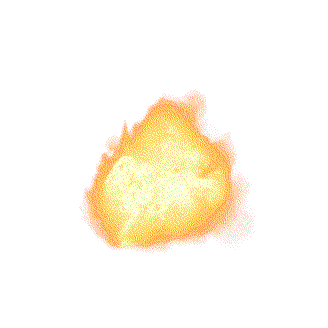
#> input picture assets/explosion/frame_000.png, 328 x 328 px; its folder holds only this picture in this run
$ python -i convert.py   (imports and definitions only)
#> lines starting #> are read from the running program, lines starting #| are printed output that depends on the picture
"""Turn an animated GIF / WebP / APNG into the PNG sequence memeify plays.

    python -m memeify.convert explosion.gif            # -> assets/explosion/
    python -m memeify.convert boom.webp --out other/ --replace

Frames with real transparency keep it. Frames shot on black (most explosion
clips) are luma-keyed, so black becomes see-through. The clip's frame rate is
saved to fps.txt so it plays back at its original speed.
"""

from __future__ import annotations

import argparse
import statistics
import sys
from pathlib import Path

import cv2
import numpy as np

from .config import PROJECT_DIR
from .effects import FPS_FILE, luma_key

DEFAULT_FRAME_MS = 100  # GIF frames with no duration usually play at 10 fps


def read_animation(path: Path) -> tuple[list[np.ndarray], float]:
    """All frames as BGRA, plus the playback rate in fps."""
    from PIL import Image, ImageSequence

    with Image.open(path) as im:
#> im is the input picture: PIL image 328x328 RGBA; mean R, G, B, A 44.2, 33.7, 17.7, 34.1
        frames, durations = [], []
        for frame in ImageSequence.Iterator(im):
            durations.append(frame.info.get("duration") or None)
            rgba = np.array(frame.convert("RGBA"))
            bgr = cv2.cvtColor(rgba[..., :3], cv2.COLOR_RGB2BGR)
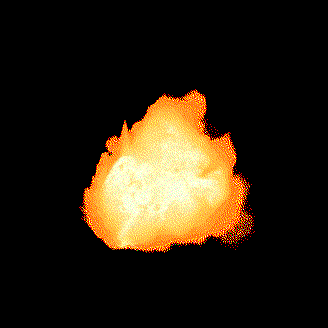
#> bgr: shape (328, 328, 3); mean B, G, R 17.7, 33.7, 44.2
            if rgba[..., 3].min() < 255:  # the file has its own transparency
                frames.append(np.dstack([bgr, rgba[..., 3]]))
            else:
                frames.append(luma_key(bgr))
    known = [d for d in durations if d]
#> known = []
    frame_ms = statistics.median(known) if known else DEFAULT_FRAME_MS
#> frame_ms = 100
    return frames, 1000 / frame_ms


def convert(src: Path, out: Path, replace: bool = False) -> tuple[int, float]:
    frames, fps = read_animation(src)
#> frames = 1 item; fps = 10
    if not frames:
        raise ValueError(f"{src} has no frames")
    out.mkdir(parents=True, exist_ok=True)
    existing = list(out.glob("*.png"))
    if existing and not replace:
        raise FileExistsError(f"{out} already has {len(existing)} PNGs; pass --replace to overwrite them")
    for old in existing:
        old.unlink()
    for i, frame in enumerate(frames):
        cv2.imwrite(str(out / f"frame_{i:03d}.png"), frame)
    (out / FPS_FILE).write_text(f"{fps:g}\n", encoding="utf-8")
    return len(frames), fps


def main(argv=None) -> int:
    ap = argparse.ArgumentParser(prog="python -m memeify.convert", description=__doc__.split("\n\n")[0])
    ap.add_argument("source", type=Path, help="animated .gif, .webp or .png")
    ap.add_argument("--out", type=Path, default=PROJECT_DIR / "assets" / "explosion",
                    help="folder for the PNG frames (default: assets/explosion)")
    ap.add_argument("--replace", action="store_true", help="delete PNGs already in the output folder")
    args = ap.parse_args(argv)
    try:
        count, fps = convert(args.source, args.out, args.replace)
    except (OSError, ValueError) as e:
        print(f"convert: {e}", file=sys.stderr)
        return 1
    print(f"wrote {count} frames at {fps:g} fps to {args.out}")
    return 0


# [2 lines not run here, left out]

>>> result = main()

$ run again, on assets/explosion/frame_001.png
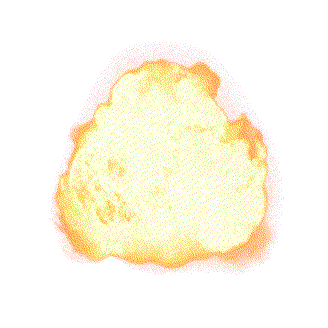
#> input picture assets/explosion/frame_001.png, 328 x 328 px
#> in read_animation, im is the input picture: PIL image 328x328 RGBA; mean R, G, B, A 89.8, 78.8, 59.4, 78.6
#> in read_animation, `bgr = cv2.cvtColor(rgba[..., :3], cv2.COLOR_RGB2BGR)`:
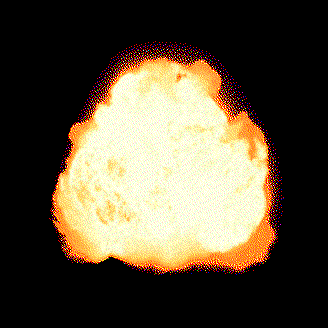
#> bgr: shape (328, 328, 3); mean B, G, R 59.4, 78.8, 89.8
#> known = []
#> frame_ms = 100
#> frames = 1 item; fps = 10

$ run again, on assets/explosion/frame_002.png
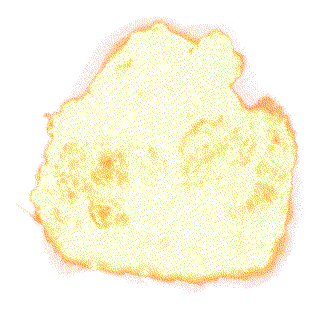
#> input picture assets/explosion/frame_002.png, 328 x 328 px
#> in read_animation, im is the input picture: PIL image 328x328 RGBA; mean R, G, B, A 131.3, 121.6, 96.4, 121.3
#> in read_animation, `bgr = cv2.cvtColor(rgba[..., :3], cv2.COLOR_RGB2BGR)`:
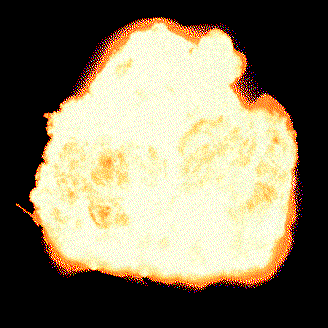
#> bgr: shape (328, 328, 3); mean B, G, R 96.4, 121.6, 131.3
#> known = []
#> frame_ms = 100
#> frames = 1 item; fps = 10
